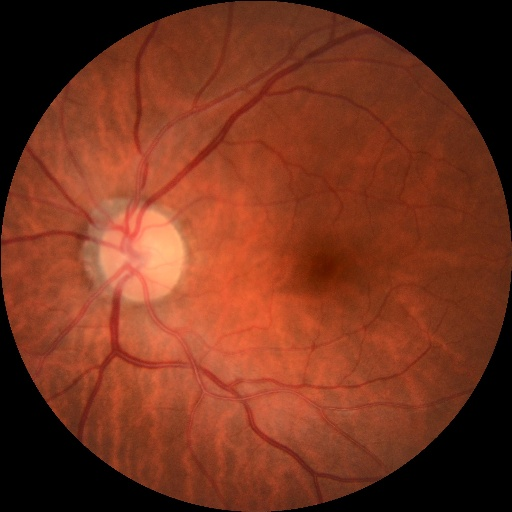
#> input picture fundus_image.jpg, 512 x 512 px
$ jupyter execute retinal_blood_vessel_segmentation.ipynb   (older library calls are emulated)
#> lines starting #> are read from the running program, lines starting #| are printed output that depends on the picture
# Importing Libs

[cell 1]
import cv2
import numpy as np
import matplotlib.pyplot as plt
from scipy.ndimage import rotate
import scipy.signal as signal
from scipy.optimize import minimize
from skimage.morphology import skeletonize

# Functions

[cell 2]
def display_image(image, title="Imagem"):
    """
    Exibe uma imagem usando Matplotlib.

    Args:
        image (numpy.ndarray): Imagem a ser exibida.
        title (str): Título da imagem.
    """
    plt.imshow(image, cmap='gray')  # Usa 'gray' para exibir imagens em tons de cinza
    plt.title(title)
    plt.axis('off')
    plt.show()

def get_image(image_path):
#> called with image_path = 'fundus_image.jpg'
    image = cv2.imread(image_path)
#> image is the input picture: shape (512, 512, 3); mean B, G, R 30.1, 51.8, 118.1
    if image is None:
        raise FileNotFoundError(f"A imagem não foi encontrada no caminho: {image_path}")
    image_rgb = cv2.cvtColor(image, cv2.COLOR_BGR2RGB)
    return image_rgb[:, :, :]

# Extrai o canal verde da imagem original
def extract_green_channel(image_path):
#> called with image_path = 'fundus_image.jpg'
    image = cv2.imread(image_path)
    if image is None:
        raise FileNotFoundError(f"A imagem não foi encontrada no caminho: {image_path}")
    image_rgb = cv2.cvtColor(image, cv2.COLOR_BGR2RGB)
    return image_rgb[:, :, 1]
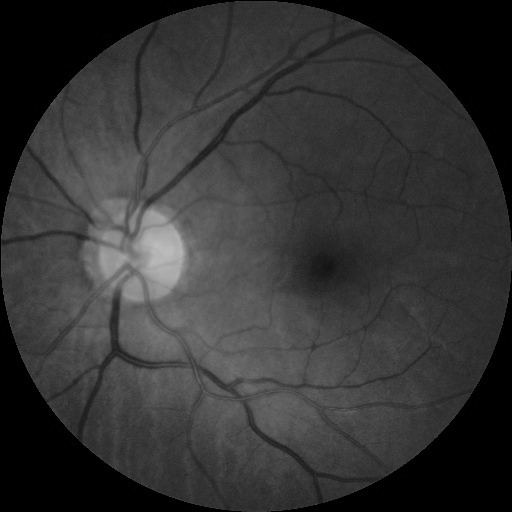
#> returned value: shape (512, 512); min 0, max 189, mean 51.8

def apply_gaussian_filter_to_image(image, kernel_size=5, sigma=0):
    # Verifica se a imagem é válida
#> called with kernel_size = 5, sigma = 1
    if image is None:
        raise ValueError("A imagem fornecida é inválida ou está vazia.")

    # Aplica o filtro Gaussiano
    gaussian_filtered = cv2.GaussianBlur(image, (kernel_size, kernel_size), sigma)

    return gaussian_filtered

def optimized_top_hat(image, radius_open=8, radius_close=16):
    # Complement the image
#> called with radius_open = 8, radius_close = 16
    complement_image = cv2.bitwise_not(image)
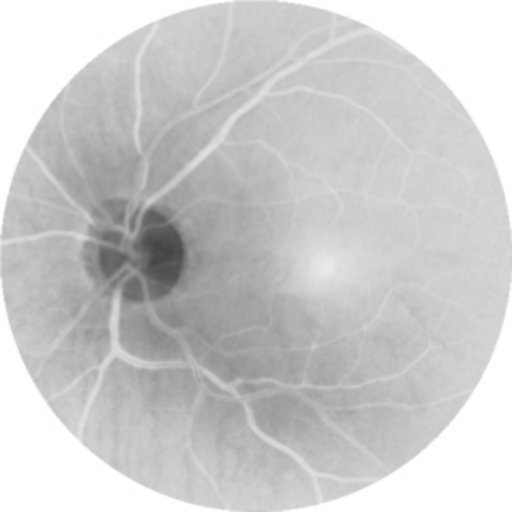
#> complement_image: shape (512, 512); min 67, max 255, mean 203.1

    # Structuring elements
    se_open = cv2.getStructuringElement(cv2.MORPH_ELLIPSE, (radius_open, radius_open))
    se_close = cv2.getStructuringElement(cv2.MORPH_ELLIPSE, (radius_close, radius_close))

    # Opening and closing operations
    opened = cv2.morphologyEx(complement_image, cv2.MORPH_OPEN, se_open)
    closed = cv2.morphologyEx(opened, cv2.MORPH_CLOSE, se_close)

    # Optimized top-hat result
    top_hat_result = cv2.subtract(complement_image, closed)
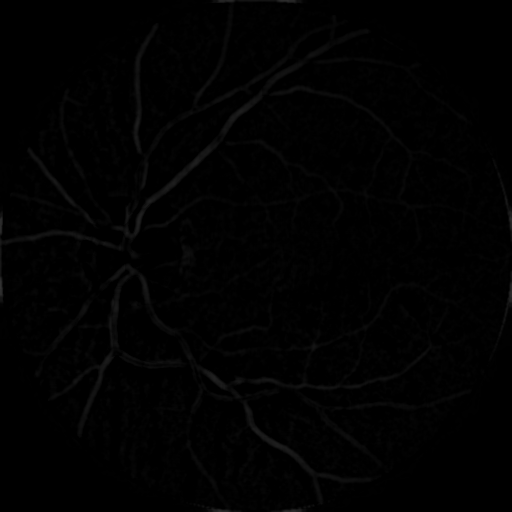
#> top_hat_result: shape (512, 512); min 0, max 50, mean 1.5

    return top_hat_result

def homomorphic_filtering(image, sigma=2.0):
    # Convert image to float32 for processing
#> called with sigma = 2
    image_log = np.log1p(np.array(image, dtype=np.float32))
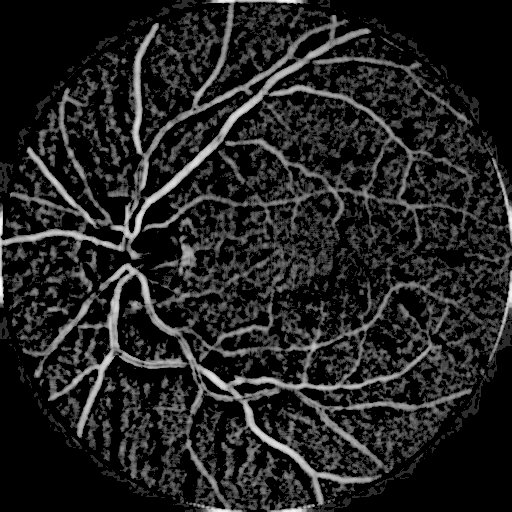
#> image_log: shape (512, 512) float32; min 0, max 3.93, mean 0.525; drawn with min black and max white

    # Perform Fourier transform
    dft = np.fft.fft2(image_log)
    dft_shift = np.fft.fftshift(dft)

    # Create Gaussian high-pass filter
    rows, cols = image.shape
#> rows = 512; cols = 512
    crow, ccol = rows // 2, cols // 2
#> crow = 256; ccol = 256
    x = np.linspace(-ccol, ccol, cols)
#> x = 512 values from -256 to 256
    y = np.linspace(-crow, crow, rows)
#> y = 512 values from -256 to 256
    x, y = np.meshgrid(x, y)
    radius = np.sqrt(x**2 + y**2)
    high_pass_filter = 1 - np.exp(-(radius**2) / (2 * (sigma**2)))

    # Apply filter in the frequency domain
    filtered_dft = dft_shift * high_pass_filter

    # Perform inverse Fourier transform
    dft_inverse = np.fft.ifftshift(filtered_dft)
    image_filtered = np.fft.ifft2(dft_inverse)
    image_filtered = np.exp(np.real(image_filtered)) - 1
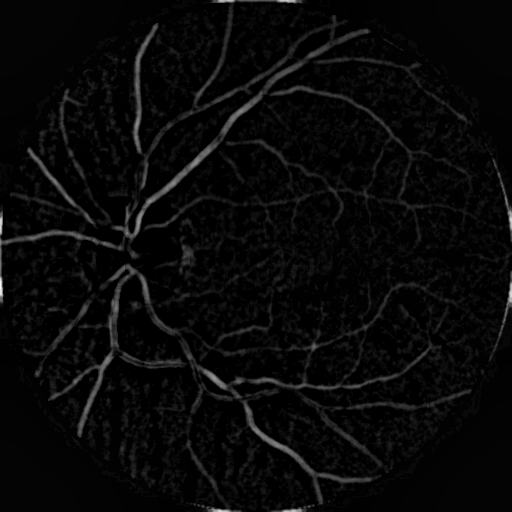
#> image_filtered: shape (512, 512) float64; min -0.526, max 27.83, mean 0.5; drawn with min black and max white

    # Normalize to 8-bit range
    image_filtered = cv2.normalize(image_filtered, None, 0, 255, cv2.NORM_MINMAX, dtype=cv2.CV_8U)

    return image_filtered

def median_filter(image, kernel_size=3):
#> called with kernel_size = 3
    filtered_image = cv2.medianBlur(image, kernel_size)
#> call 2 of optimized_top_hat, with radius_open = 8, radius_close = 16
#> in optimized_top_hat (call 2), `closed = cv2.morphologyEx(opened, cv2.MORPH_CLOSE, se_close)`:
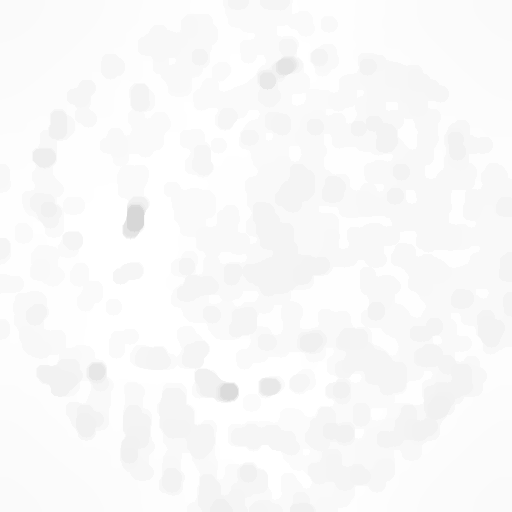
#> closed: shape (512, 512); min 215, max 255, mean 250
#> the loop `for ax, (image, title) in zip(axes.ravel(), images):` made 6 passes
#> title on passes 1 to 6: 'Imagem Original', 'Canal Verde Original', 'Canal Verde com Filtro Gaussiano', 'Resultado Top-Hat', 'Resultado Homomorphic', 'Resultado Filtro Mediana'
    return filtered_image
# Matched Filter Implementation
def generate_matched_filter_kernel(size=7, sigma=0.8, angle=0):
    """ Generate a matched filter kernel for blood vessel enhancement. """
    x = np.linspace(-size // 2, size // 2, size)
    kernel = -np.exp(-(x**2) / (2 * sigma**2))
    kernel = np.outer(kernel, np.ones(size))

    # Rotate kernel
    M = cv2.getRotationMatrix2D((size // 2, size // 2), angle, 1)
    rotated_kernel = cv2.warpAffine(kernel, M, (size, size))
    return rotated_kernel
def apply_matched_filter(image, size=5, sigma=1.8):  # Aumente o tamanho e ajuste sigma
#> called with size = 1, sigma = 0.4
    filtered_images = []
    for angle in range(0, 182, 7):
        kernel = generate_matched_filter_kernel(size, sigma, angle)
        filtered = signal.convolve2d(image, kernel, mode='same', boundary='symm')
        filtered_images.append(filtered)
#> after the loop, filtered_images = 26 items

    # Combine results (take the max response)
    matched_output = np.max(filtered_images, axis=0)
    return matched_output
def adaptive_threshold(image):
    # Normalizar a imagem para o intervalo [0, 255]
    image_normalized = cv2.normalize(image, None, 0, 255, cv2.NORM_MINMAX).astype(np.uint8)

    # Aplicar limiarização adaptativa
    binary_image = cv2.adaptiveThreshold(
        image_normalized, 255,
        cv2.ADAPTIVE_THRESH_GAUSSIAN_C,
        cv2.THRESH_BINARY,
        blockSize=3,
        C=2
    )
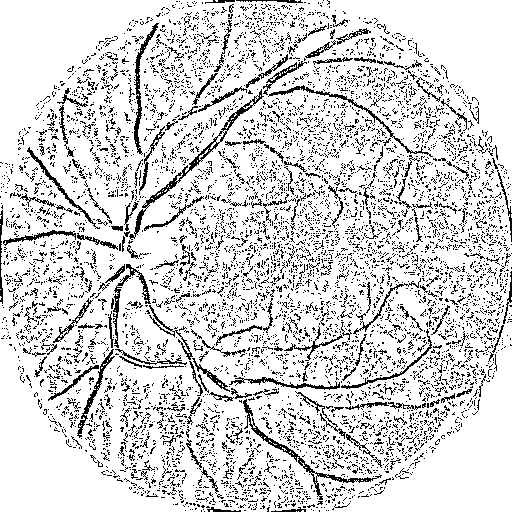
#> binary_image: shape (512, 512); 84% white; black in thin lines or dots
    return binary_image
def invert_image(image):
    # Inverter os valores da imagem
    inverted_image = cv2.bitwise_not(image)
#> inverted_image: shape (512, 512); 16% white in thin lines or dots
#> the loop `for ax, (image, title) in zip(axes.ravel(), images):` made 8 passes
#> in combine_vessels, `combined = cv2.bitwise_or(thick_vessels, thin_vessels)`:
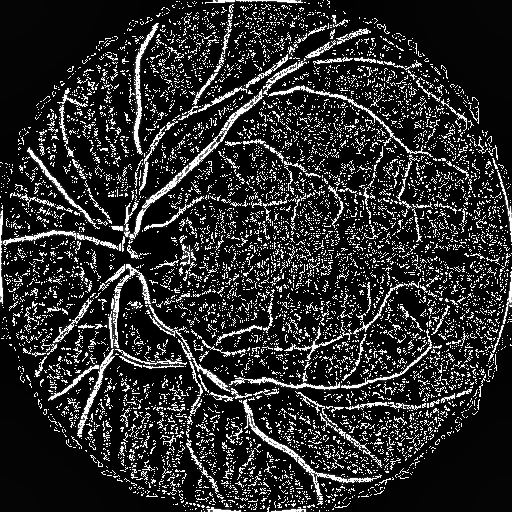
#> combined: shape (512, 512); min 0, max 255, mean 44.9
    return inverted_image
def apply_dilation(image, kernel_size=3):
    kernel = cv2.getStructuringElement(cv2.MORPH_ELLIPSE, (kernel_size, kernel_size))
    dilated = cv2.dilate(image, kernel, iterations=1)
    return dilated
def apply_erosion(image, kernel_size=3):
    kernel = cv2.getStructuringElement(cv2.MORPH_ELLIPSE, (kernel_size, kernel_size))
    eroded = cv2.erode(image, kernel, iterations=1)
    return eroded
def apply_opening(image, kernel_size=3):
    kernel = cv2.getStructuringElement(cv2.MORPH_ELLIPSE, (kernel_size, kernel_size))
    opened = cv2.morphologyEx(image, cv2.MORPH_OPEN, kernel)
    return opened
def apply_closing(image, kernel_size=3):
#> called with kernel_size = 5
    kernel = cv2.getStructuringElement(cv2.MORPH_ELLIPSE, (kernel_size, kernel_size))
    closed = cv2.morphologyEx(image, cv2.MORPH_CLOSE, kernel)
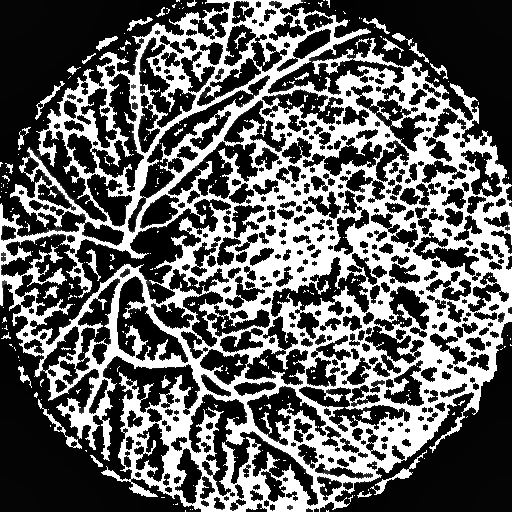
#> closed: shape (512, 512); min 0, max 255, mean 96.8
    return closed
def apply_skeletonization(image):
    skeleton = skeletonize(image // 255)  # Normaliza para [0, 1]
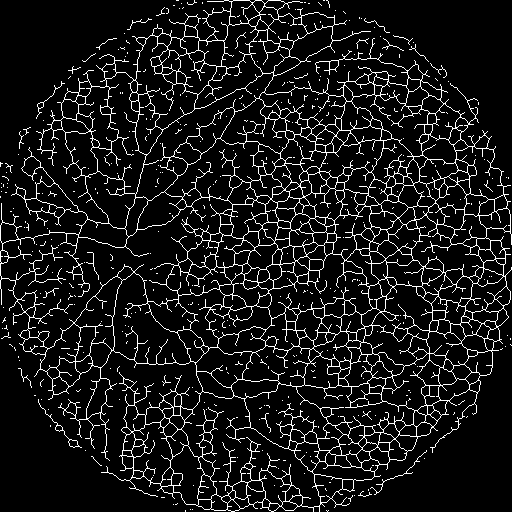
#> skeleton: shape (512, 512) bool; 9.5% white in thin lines or dots
    return (skeleton * 255).astype(np.uint8)
#> returned value: shape (512, 512); 9.5% white in thin lines or dots
def combine_vessels(thick_vessels, thin_vessels):
    # Certifique-se de que ambas as imagens são binárias (0 ou 255)
    combined = cv2.bitwise_or(thick_vessels, thin_vessels)
    return combined
def refine_combined_vessels(combined_image):
    # Preencher pequenas lacunas
    closed = apply_closing(combined_image, kernel_size=5)
    # Esqueletizar para obter a estrutura mais fina
    skeleton = apply_skeletonization(closed)
    return skeleton

# Segmentation of thick vessels

[cell 3]
import cv2
import numpy as np
import matplotlib.pyplot as plt

# Caminho da imagem
image_path = "fundus_image.jpg"

try:

    original_img = get_image(image_path)

    # Extração e processamento da imagem
    green_channel = extract_green_channel(image_path)

    # Aplica o filtro Gaussiano no canal verde
    filtered_green_channel = apply_gaussian_filter_to_image(green_channel, kernel_size=5, sigma=1)

    # TOP-hat
    top_hat_result = optimized_top_hat(filtered_green_channel)

    # Homomorphic Filter
    homomorphic_result = homomorphic_filtering(top_hat_result, sigma=2.0)

    #Filtro mediana
    median_result = median_filter(homomorphic_result, kernel_size=3)

    #Novamente, filtro TOP_HAT
    top_hat_result_final = optimized_top_hat(median_result)
    # Criação de uma única imagem com todas as etapas
    images = [
        (original_img, "Imagem Original"),
        (green_channel, "Canal Verde Original"),
        (filtered_green_channel, "Canal Verde com Filtro Gaussiano"),
        (top_hat_result, "Resultado Top-Hat"),
        (homomorphic_result, "Resultado Homomorphic"),
        (median_result, "Resultado Filtro Mediana"),
    ]

    # Configuração da grade de subplots
    fig, axes = plt.subplots(2, 3, figsize=(15, 10))
    for ax, (image, title) in zip(axes.ravel(), images):
        ax.imshow(image, cmap='gray')
        ax.set_title(title)
        ax.axis('off')

    # Ajustar layout e salvar a imagem
    plt.tight_layout()
    output_path = "thick_vessels_processed.jpg"
    plt.savefig(output_path, dpi=300)
    plt.show()

    print(f"Imagem combinada salva como: {output_path}")

except FileNotFoundError as e:
    print(e)

# Segmentations of thin vessels

[cell 4]
# Caminho da imagem
image_path = "fundus_image.jpg"

try:
    original_img = get_image(image_path)

    green_channel = extract_green_channel(image_path)

    # Aplica o filtro Gaussiano no canal verde
    filtered_green_channel = apply_gaussian_filter_to_image(green_channel, kernel_size=5, sigma=1)

    # TOP-hat
    top_hat_result = optimized_top_hat(filtered_green_channel)

    # Homomorphic Filter
    homomorphic_result = homomorphic_filtering(top_hat_result, sigma=2.0)

    #Filtro Matched
    matched_result = apply_matched_filter(homomorphic_result,size=1, sigma=0.4)

    thresholded_image = adaptive_threshold(matched_result)

    inverted_image = invert_image(thresholded_image)


    images = [
        (original_img, "Imagem Original"),
        (green_channel, "Canal Verde Original"),
        (filtered_green_channel, "Canal Verde com Filtro Gaussiano"),
        (top_hat_result, "Resultado Top-Hat"),
        (homomorphic_result, "Resultado Homomorphic"),
        (matched_result, "Resultado Filtro Casado"),
        (thresholded_image, "Resultado Threshold Adaptativo"),
        (inverted_image, "Resultado Bitwise Not"),
    ]

    # Configuração da grade de subplots
    fig, axes = plt.subplots(2, 4, figsize=(15, 10))
    for ax, (image, title) in zip(axes.ravel(), images):
        ax.imshow(image, cmap='gray')
        ax.set_title(title)
        ax.axis('off')

    # Ajustar layout e salvar a imagem
    plt.tight_layout()
    output_path = "thin_vessels_processed.jpg"
    plt.savefig(output_path, dpi=300)
    plt.show()

    print(f"Imagem combinada salva como: {output_path}")

except FileNotFoundError as e:
    print(e)

# Morfological Operation

[cell 5]
thick_vessels, thin_vessels = homomorphic_result, inverted_image

image_path = "fundus_image.jpg"

original_img = get_image(image_path)

# Combinar veias grossas e finas
combined_vessels = combine_vessels(thick_vessels, thin_vessels)

# Refinar o resultado combinado
refined_vessels = refine_combined_vessels(combined_vessels)

images = [
    (original_img, "Imagem Original"),
    (homomorphic_result, "Presença de Veias Grossas"),
    (inverted_image, "Presença de Veias Finas"),
    (refined_vessels, "Veias Refinadas"),
]

# Configuração da grade de subplots
fig, axes = plt.subplots(2, 2, figsize=(15, 10))
for ax, (image, title) in zip(axes.ravel(), images):
    ax.imshow(image, cmap='gray')
    ax.set_title(title)
    ax.axis('off')
#> this loop made 4 passes

# Ajustar layout e salvar a imagem
plt.tight_layout()
output_path = "refined.jpg"
plt.savefig(output_path, dpi=300)
plt.show()

print(f"Imagem combinada salva como: {output_path}")
